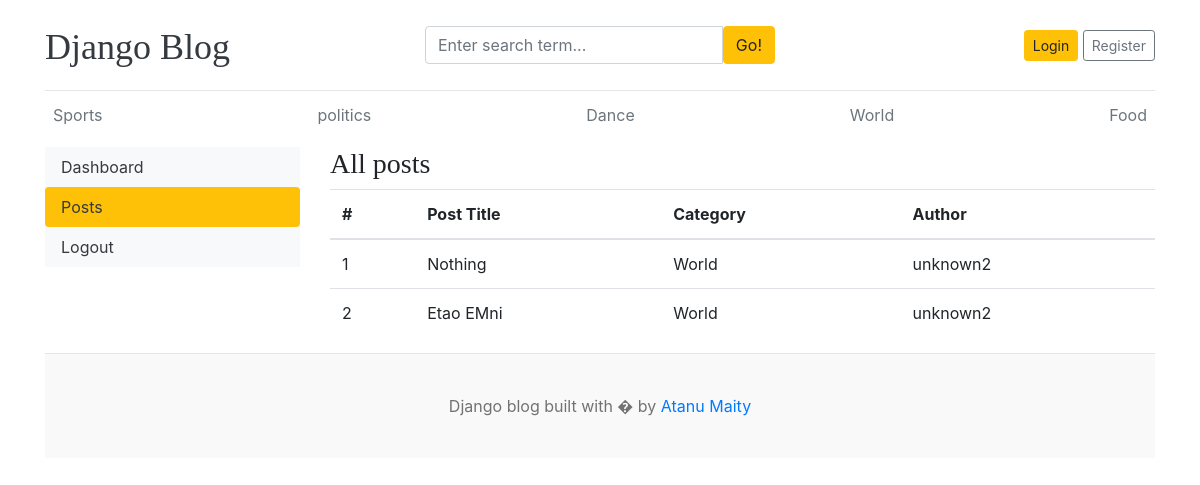
The app's page /dashboard/posts/ with its own data.
### blogs/models.py (models this page shows, shortened)
class Category(models.Model):
    category_name = models.CharField(max_length=100, unique=True)
    created_at = models.DateTimeField(auto_now_add=True)
    updated_at = models.DateTimeField(auto_now=True)
    class Meta:
        verbose_name_plural = "Categories"
    def __str__(self):
        return self.category_name

class Blog(models.Model):
    title = models.CharField(max_length=200)
    slug = models.SlugField(max_length=200, unique=True,blank=True)
    category = models.ForeignKey(Category, on_delete=models.CASCADE)
    author = models.ForeignKey(User,on_delete=models.CASCADE)
    featured_image = models.ImageField(upload_to='uplodes/%y/%m/%d', null=True, blank=True)
    short_description = models.TextField(max_length=500)
    blog_body = models.TextField(max_length=5000)
    status = models.CharField(max_length=20, choices=STATUS_CHOICES, default='draft')
    is_featured = models.BooleanField(default=False)
    created_at = models.DateTimeField(auto_now_add=True)
    updated_at = models.DateTimeField(auto_now=True)

### dashboard/views.py (the view)
# urls.py: path('posts/',views.posts,name='posts'),
def posts(request):
    posts = Blog.objects.all()
    context = {
        'posts':posts
    }
    return render(request,'dashboard/posts.html',context)

### blogs/context_processors.py (called while the page is built)
def get_categories(request):
    categories = Category.objects.all()
    return dict(categories=categories)

def get_social_links(request):
    follow_us_links = FollowUs.objects.all()
    return dict(follow_us_links=follow_us_links)

### templates/dashboard/posts.html (shortened to what this page needs)
{% extends 'base.html' %}
{% block content %}
    <div class="row">
    {% include 'dashboard/sidebar.html' %}
    <div class="col-md-9">
        <h3>All posts</h3>
        <table class="table table-hover">
            <thead>
                <tr>
                    <th >#</th>
                    <th >Post Title</th>
                    <th >Category</th>
                    <th >Author</th>
                </tr>
            </thead>
            <tbody>
               {% for post in posts %}
                <tr>
                    <td>{{ forloop.counter }}</td>
                    <td>{{ post.title }}</td>
                    <td>{{ post.category }}</td>
                    <td>{{ post.author }}</td>
                </tr>
                {% endfor %}
            </tbody>
        </table>
    </div>
 </div>
 {%endblock %}

### templates/base.html (shortened to what this page needs)
 {% load static %}
<!DOCTYPE html>
<html lang="en">
<head>
    <link href="https://getbootstrap.com/docs/4.0/dist/css/bootstrap.min.css" rel="stylesheet" />
    <link href="{% static 'css/blog.css' %}" rel="stylesheet" />
    <link rel="stylesheet" href="https://cdnjs.cloudflare.com/ajax/libs/toastify-js/1.6.1/toastify.css" />
</head>
<body>
    <div class="container">
      <header class="blog-header py-3">
        <div class="row flex-nowrap justify-content-between align-items-center">
          <div class="col-4 pt-1">
            <a class="blog-header-logo text-dark" href="/">Django Blog</a>
          </div>
          <div class="col-4">
            <form action="{% url 'search' %}" method="get">
                    <div class="input-group">
                        <input class="form-control" type="text" name="keyword" value="{{keyword}}" placeholder="Enter search term..." aria-label="Enter search term..." aria-describedby="button-search" />
                        <button type="submit" class="btn btn-warning" id="button-search" type="button">Go!</button>
                    </div>
            </form>
          </div>
          {% if user.is_authenticated %}
          <div class="col-4 d-flex justify-content-end align-items-center">
            <span><a href="{% url 'dashboard' %}">Dashboard</a></span> &nbsp;
            <a class="btn btn-sm btn-warning" href="{% url 'logout' %}">Logout</a>
          </div>
          {% else %}
          <div class="col-4 d-flex justify-content-end align-items-center">
            <a class="btn btn-sm btn-warning" href="{% url 'login' %}">Login</a> &nbsp;
            <a class="btn btn-sm btn-outline-secondary" href="{% url 'register' %}">Register</a>
          </div>
          {% endif %}
        </div>
      </header>
      <div class="nav-scroller py-1 mb-2">
        <nav class="nav d-flex justify-content-between">
          {% for category in categories %}
          <a class="p-2 text-muted" href="{% url 'post_by_category' category.id %}">{{ category.category_name }}</a>
          {% endfor %}
        </nav>
      </div>
{% block content %}
{% endblock %}
<footer class="blog-footer">
  <p>Django blog built with � by <a href="#">Atanu Maity</a></p>
</footer>
</body>
</html>

### blog_main/static/css/blog.css (style rules this page uses)
.blog-header { border-bottom: 1px solid #e5e5e5; }
.blog-header-logo { font-family: "Playfair Display", Georgia, "Times New Roman", serif; font-size: 2.25rem; }
h1, h2, h3, h4, h5, h6 { font-family: "Playfair Display", Georgia, "Times New Roman", serif; }
.blog-footer { padding: 2.5rem 0; color: #727272; text-align: center; background-color: #f9f9f9; border-top: .05rem solid #e5e5e5; }
.blog-footer p:last-child { margin-bottom: 0; }

### records on screen
Category: category_name "Sports"
Category: category_name "politics"
Category: category_name "Dance"
Category: category_name "World"
Category: category_name "Food"
Blog: title "Nothing", category "World", author "unknown2"
Blog: title "Etao EMni", category "World", author "unknown2"
